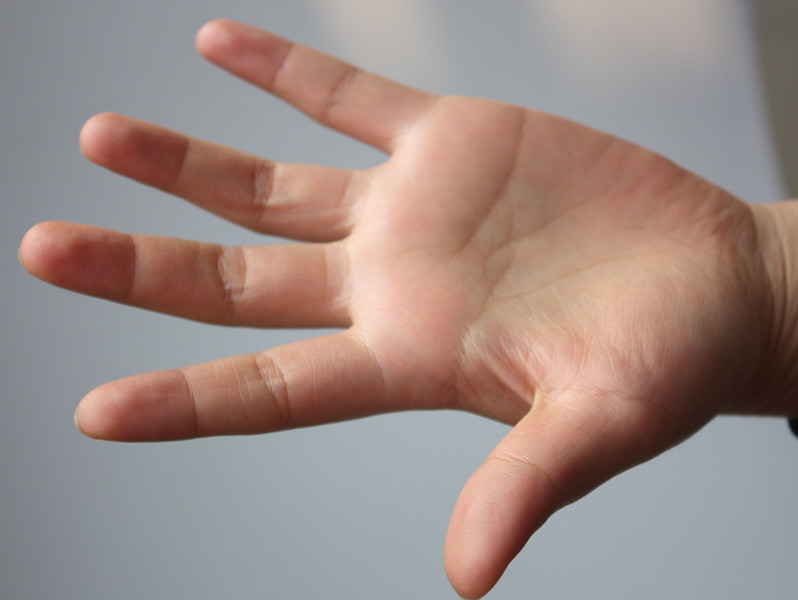
//> input picture opencv3/ch9/ch9/3.jpg, 798 x 600 px
$ ./tx_calcBackProject   (built with g++ and OpenCV 4)
//> lines starting //> are read from the running program, lines starting //| are printed output that depends on the picture
#include "opencv2/imgproc/imgproc.hpp"
#include "opencv2/highgui/highgui.hpp"
using namespace cv;


//-----------------------------------【宏定义部分】--------------------------------------------
//  描述：定义一些辅助宏
//------------------------------------------------------------------------------------------------
#define WINDOW_NAME1 "【原始图】"        //为窗口标题定义的宏


//-----------------------------------【全局变量声明部分】--------------------------------------
//          描述：全局变量声明
//-----------------------------------------------------------------------------------------------
Mat g_srcImage; Mat g_hsvImage; Mat g_hueImage;
int g_bins = 30;//直方图组距

//-----------------------------------【全局函数声明部分】--------------------------------------
//          描述：全局函数声明
//-----------------------------------------------------------------------------------------------
static void ShowHelpText();
void on_BinChange(int, void*);

//--------------------------------------【main( )函数】-----------------------------------------
//          描述：控制台应用程序的入口函数，我们的程序从这里开始执行
//-----------------------------------------------------------------------------------------------
int main()
{
	//【0】改变console字体颜色
	system("color 6F");

	//【0】显示帮助文字
	ShowHelpText();

	//【1】读取源图像，并转换到 HSV 空间
	g_srcImage = imread("3.jpg", 1);
//> g_srcImage is the input picture: 600 rows x 798 cols, CV_8UC3; mean B, G, R 132.8, 138.5, 156.7
	if (!g_srcImage.data) { printf("读取图片错误，请确定目录下是否有imread函数指定图片存在~！ \n"); return false; }
	cvtColor(g_srcImage, g_hsvImage, COLOR_BGR2HSV);
//> g_hsvImage: 600 rows x 798 cols, CV_8UC3; mean H, S, V 55.3, 58.5, 162.4

	//【2】分离 Hue 色调通道
	g_hueImage.create(g_hsvImage.size(), g_hsvImage.depth());
	int ch[] = { 0, 0 };
	mixChannels(&g_hsvImage, 1, &g_hueImage, 1, ch, 1);
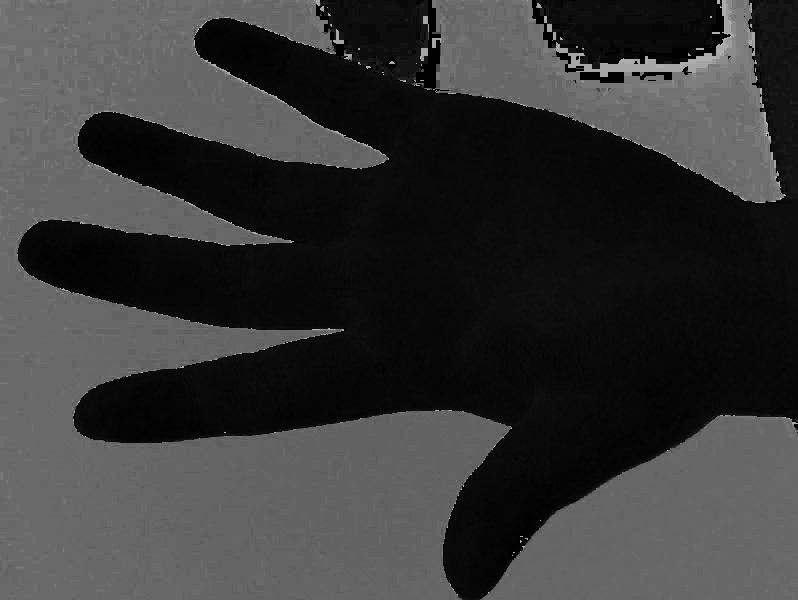
//> g_hueImage: 600 rows x 798 cols, CV_8UC1; min 0, max 179, mean 55.3

	//【3】创建 Trackbar 来输入bin的数目
	namedWindow(WINDOW_NAME1, WINDOW_AUTOSIZE);
	createTrackbar("色调组距 ", WINDOW_NAME1, &g_bins, 180, on_BinChange);
	on_BinChange(0, 0);//进行一次初始化

	//【4】显示效果图
	imshow(WINDOW_NAME1, g_srcImage);

	// 等待用户按键
	waitKey(0);
	return 0;
}


//-----------------------------------【on_HoughLines( )函数】--------------------------------
//          描述：响应滑动条移动消息的回调函数
//---------------------------------------------------------------------------------------------
void on_BinChange(int, void*)
{
	//【1】参数准备
	MatND hist;
	int histSize = MAX(g_bins, 2);
	float hue_range[] = { 0, 180 };
	const float* ranges = { hue_range };

	//【2】计算直方图并归一化
	calcHist(&g_hueImage, 1, 0, Mat(), hist, 1, &histSize, &ranges, true, false);
//> hist = 30 values, max 179699 at index 1, min 2 at index 10, mean 15960
	normalize(hist, hist, 0, 255, NORM_MINMAX, -1, Mat());
//> hist = 30 values, max 255 at index 1, min 0 at index 10, mean 22.65

	//【3】计算反向投影
	MatND backproj;
	calcBackProject(&g_hueImage, 1, 0, hist, backproj, &ranges, 1, true);
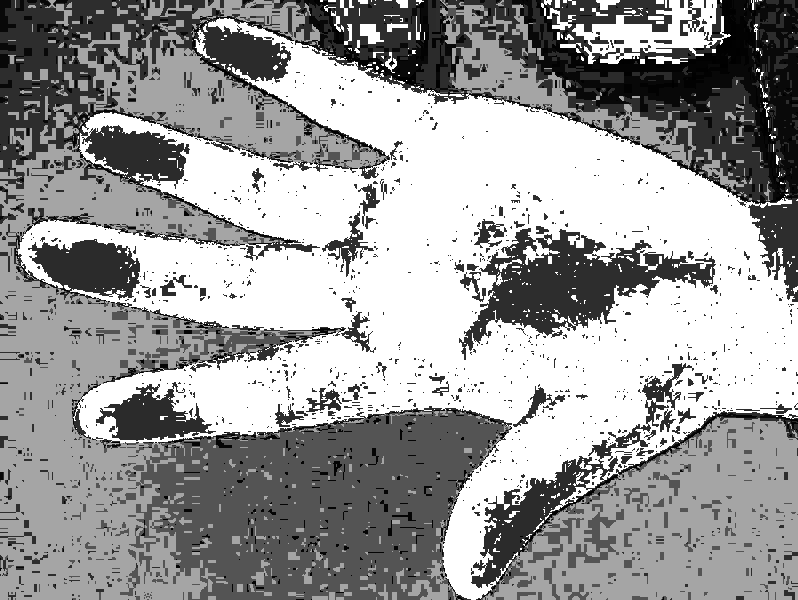
//> backproj: 600 rows x 798 cols, CV_8UC1; min 0, max 255, mean 155.3

	//【4】显示反向投影
	imshow("反向投影图", backproj);

	//【5】绘制直方图的参数准备
	int w = 400; int h = 400;
	int bin_w = cvRound((double)w / histSize);
	Mat histImg = Mat::zeros(w, h, CV_8UC3);

	//【6】绘制直方图
	for (int i = 0; i < g_bins; i++)
	{
		rectangle(histImg, Point(i*bin_w, h), Point((i + 1)*bin_w, h - cvRound(hist.at<float>(i)*h / 255.0)), Scalar(100, 123, 255), -1);
	}
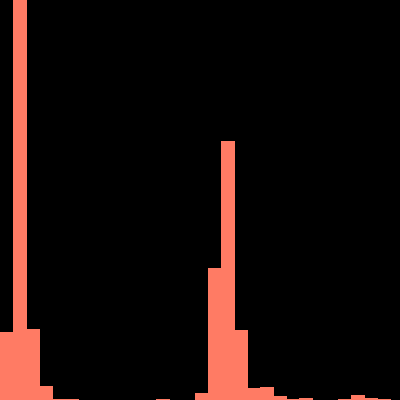
//> histImg: 400 rows x 400 cols, CV_8UC3; mean B, G, R 9.1, 11.2, 23.1

	//【7】显示直方图窗口
	imshow("直方图", histImg);
}


//-----------------------------------【ShowHelpText( )函数】----------------------------------
//          描述：输出一些帮助信息
//----------------------------------------------------------------------------------------------
static void ShowHelpText()
{
	//输出欢迎信息和OpenCV版本
	printf("\n\n\t\t\t非常感谢购买《OpenCV3编程入门》一书！\n");
	printf("\n\n\t\t\t此为本书OpenCV3版的第83个配套示例程序\n");
	printf("\n\n\t\t\t   当前使用的OpenCV版本为：" CV_VERSION);
	printf("\n\n  ----------------------------------------------------------------------------\n");

	//输出一些帮助信息
	printf("\n\n\t欢迎来到【反向投影】示例程序\n\n");
	printf("\n\t请调整滑动条观察图像效果\n\n");

}

$ run again, with opencv3/ch9/ch9/1.jpg copied over opencv3/ch9/ch9/3.jpg
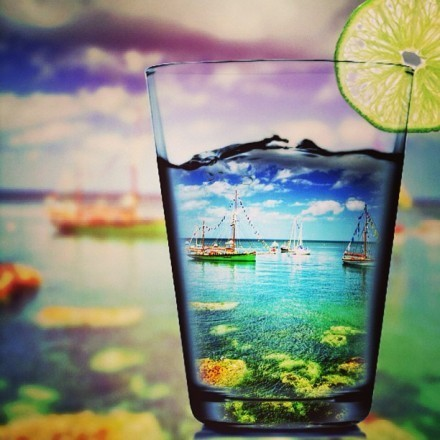
//> input picture opencv3/ch9/ch9/1.jpg, 440 x 440 px
//> g_srcImage is the input picture: 440 rows x 440 cols, CV_8UC3; mean B, G, R 128.3, 143.8, 137.1
//> g_hsvImage: 440 rows x 440 cols, CV_8UC3; mean H, S, V 68.3, 86.9, 160.4
//> `mixChannels(&g_hsvImage, 1, &g_hueImage, 1, ch, 1);`:
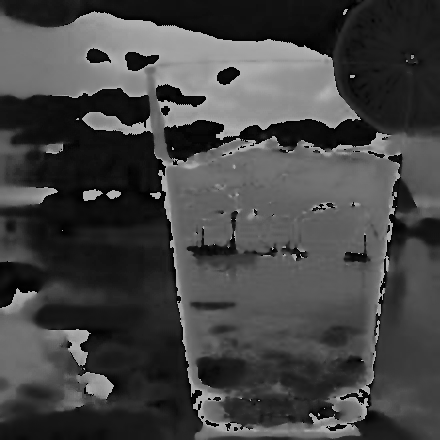
//> g_hueImage: 440 rows x 440 cols, CV_8UC1; min 0, max 179, mean 68.3
//> in on_BinChange, `calcHist(&g_hueImage, 1, 0, Mat(), hist, 1, &histSize, &ranges, true, ..`: hist = 30 values, max 20520 at index 2, min 1562 at index 22, mean 6453.3
//> in on_BinChange, `normalize(hist, hist, 0, 255, NORM_MINMAX, -1, Mat());`: hist = 30 values, max 255 at index 2, min 0 at index 22, mean 65.79
//> after the loop in on_BinChange, `for (int i = 0; i < g_bins; i++)`:
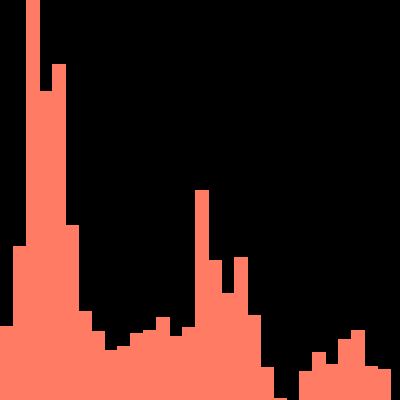
//> histImg: 400 rows x 400 cols, CV_8UC3; mean B, G, R 25.6, 31.5, 65.3

$ run again, with opencv3/ch9/ch9/2.jpg copied over opencv3/ch9/ch9/3.jpg
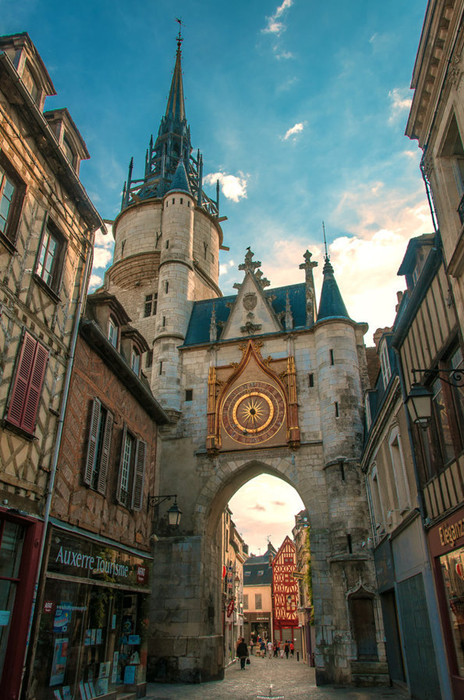
//> input picture opencv3/ch9/ch9/2.jpg, 464 x 700 px
//> g_srcImage is the input picture: 700 rows x 464 cols, CV_8UC3; mean B, G, R 96.4, 102.6, 91.3
//> g_hsvImage: 700 rows x 464 cols, CV_8UC3; mean H, S, V 48.4, 99.3, 116.6
//> `mixChannels(&g_hsvImage, 1, &g_hueImage, 1, ch, 1);`:
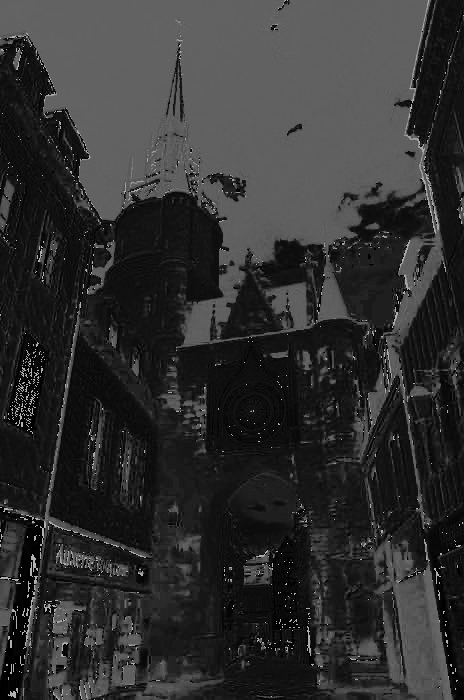
//> g_hueImage: 700 rows x 464 cols, CV_8UC1; min 0, max 179, mean 48.4
//> in on_BinChange, `calcHist(&g_hueImage, 1, 0, Mat(), hist, 1, &histSize, &ranges, true, ..`: hist = 30 values, max 67194 at index 16, min 130 at index 21, mean 10826.7
//> in on_BinChange, `normalize(hist, hist, 0, 255, NORM_MINMAX, -1, Mat());`: hist = 30 values, max 255 at index 16, min 0 at index 21, mean 40.67
//> after the loop in on_BinChange, `for (int i = 0; i < g_bins; i++)`:
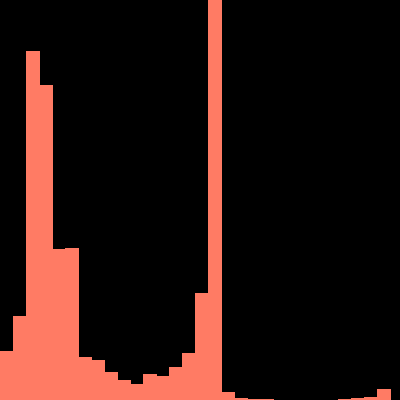
//> histImg: 400 rows x 400 cols, CV_8UC3; mean B, G, R 16, 19.7, 40.8
